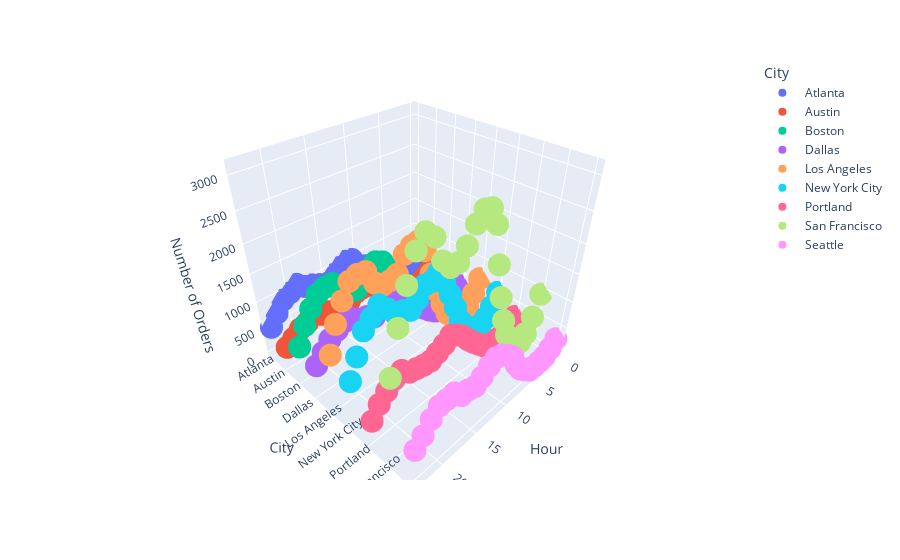

This figure's notebook cell:
### Code cell
fig = px.scatter_3d(order_ByHourCity, x='Hour', y='City', z='Number of Orders',color='City')
fig.show()

### Figure 1 — Plotly figure (JSON) as saved in the notebook; plotly's stock layout.template omitted (floating-point values rounded to 4 significant figures)
{"data": [{"hovertemplate": "City=%{y}<br>Hour=%{x}<br>Number of Orders=%{z}<extra></extra>", "legendgroup": " Atlanta", "marker": {"color": "#636efa", "symbol": "circle"}, "mode": "markers", "name": " Atlanta", "scene": "scene", "showlegend": true, "type": "scatter3d", "x": [0, 1, 2, 3, 4, 5, 6, 7, 8, 9, 10, 11, 12, 13, 14, 15, 16, 17, 18, 19, 20, 21, 22, 23], "y": [" Atlanta", " Atlanta", " Atlanta", " Atlanta", " Atlanta", " Atlanta", " Atlanta", " Atlanta", " Atlanta", " Atlanta", " Atlanta", " Atlanta", " Atlanta", " Atlanta", " Atlanta", " Atlanta", " Atlanta", " Atlanta", " Atlanta", " Atlanta", " Atlanta", " Atlanta", " Atlanta", " Atlanta"], "z": [310, 213, 113, 57, 80, 98, 192, 349, 509, 735, 783, 992, 1020, 963, 887, 783, 830, 896, 937, 1047, 957, 892, 719, 519]}, {"hovertemplate": "City=%{y}<br>Hour=%{x}<br>Number of Orders=%{z}<extra></extra>", "legendgroup": " Austin", "marker": {"color": "#EF553B", "symbol": "circle"}, "mode": "markers", "name": " Austin", "scene": "scene", "showlegend": true, "type": "scatter3d", "x": [0, 1, 2, 3, 4, 5, 6, 7, 8, 9, 10, 11, 12, 13, 14, 15, 16, 17, 18, 19, 20, 21, 22, 23], "y": [" Austin", " Austin", " Austin", " Austin", " Austin", " Austin", " Austin", " Austin", " Austin", " Austin", " Austin", " Austin", " Austin", " Austin", " Austin", " Austin", " Austin", " Austin", " Austin", " Austin", " Austin", " Austin", " Austin", " Austin"], "z": [198, 128, 70, 54, 42, 70, 129, 218, 335, 485, 635, 663, 678, 658, 569, 592, 522, 579, 604, 685, 606, 561, 461, 363]}, {"hovertemplate": "City=%{y}<br>Hour=%{x}<br>Number of Orders=%{z}<extra></extra>", "legendgroup": " Boston", "marker": {"color": "#00cc96", "symbol": "circle"}, "mode": "markers", "name": " Boston", "scene": "scene", "showlegend": true, "type": "scatter3d", "x": [0, 1, 2, 3, 4, 5, 6, 7, 8, 9, 10, 11, 12, 13, 14, 15, 16, 17, 18, 19, 20, 21, 22, 23], "y": [" Boston", " Boston", " Boston", " Boston", " Boston", " Boston", " Boston", " Boston", " Boston", " Boston", " Boston", " Boston", " Boston", " Boston", " Boston", " Boston", " Boston", " Boston", " Boston", " Boston", " Boston", " Boston", " Boston", " Boston"], "z": [426, 220, 119, 80, 90, 120, 287, 395, 703, 962, 1108, 1313, 1379, 1304, 1244, 1068, 1093, 1125, 1397, 1401, 1349, 1173, 946, 632]}, {"hovertemplate": "City=%{y}<br>Hour=%{x}<br>Number of Orders=%{z}<extra></extra>", "legendgroup": " Dallas", "marker": {"color": "#ab63fa", "symbol": "circle"}, "mode": "markers", "name": " Dallas", "scene": "scene", "showlegend": true, "type": "scatter3d", "x": [0, 1, 2, 3, 4, 5, 6, 7, 8, 9, 10, 11, 12, 13, 14, 15, 16, 17, 18, 19, 20, 21, 22, 23], "y": [" Dallas", " Dallas", " Dallas", " Dallas", " Dallas", " Dallas", " Dallas", " Dallas", " Dallas", " Dallas", " Dallas", " Dallas", " Dallas", " Dallas", " Dallas", " Dallas", " Dallas", " Dallas", " Dallas", " Dallas", " Dallas", " Dallas", " Dallas", " Dallas"], "z": [285, 169, 92, 69, 55, 99, 197, 318, 518, 690, 895, 971, 986, 1013, 901, 774, 861, 898, 992, 1009, 936, 854, 700, 538]}, {"hovertemplate": "City=%{y}<br>Hour=%{x}<br>Number of Orders=%{z}<extra></extra>", "legendgroup": " Los Angeles", "marker": {"color": "#FFA15A", "symbol": "circle"}, "mode": "markers", "name": " Los Angeles", "scene": "scene", "showlegend": true, "type": "scatter3d", "x": [0, 1, 2, 3, 4, 5, 6, 7, 8, 9, 10, 11, 12, 13, 14, 15, 16, 17, 18, 19, 20, 21, 22, 23], "y": [" Los Angeles", " Los Angeles", " Los Angeles", " Los Angeles", " Los Angeles", " Los Angeles", " Los Angeles", " Los Angeles", " Los Angeles", " Los Angeles", " Los Angeles", " Los Angeles", " Los Angeles", " Los Angeles", " Los Angeles", " Los Angeles", " Los Angeles", " Los Angeles", " Los Angeles", " Los Angeles", " Los Angeles", " Los Angeles", " Los Angeles", " Los Angeles"], "z": [637, 398, 197, 116, 124, 209, 357, 633, 966, 1343, 1803, 2025, 2007, 1930, 1676, 1640, 1629, 1739, 1986, 2012, 1975, 1746, 1448, 1009]}, {"hovertemplate": "City=%{y}<br>Hour=%{x}<br>Number of Orders=%{z}<extra></extra>", "legendgroup": " New York City", "marker": {"color": "#19d3f3", "symbol": "circle"}, "mode": "markers", "name": " New York City", "scene": "scene", "showlegend": true, "type": "scatter3d", "x": [0, 1, 2, 3, 4, 5, 6, 7, 8, 9, 10, 11, 12, 13, 14, 15, 16, 17, 18, 19, 20, 21, 22, 23], "y": [" New York City", " New York City", " New York City", " New York City", " New York City", " New York City", " New York City", " New York City", " New York City", " New York City", " New York City", " New York City", " New York City", " New York City", " New York City", " New York City", " New York City", " New York City", " New York City", " New York City", " New York City", " New York City", " New York City", " New York City"], "z": [557, 328, 164, 100, 107, 204, 336, 517, 857, 1174, 1454, 1698, 1613, 1628, 1459, 1352, 1426, 1448, 1608, 1753, 1626, 1500, 1153, 814]}, {"hovertemplate": "City=%{y}<br>Hour=%{x}<br>Number of Orders=%{z}<extra></extra>", "legendgroup": " Portland", "marker": {"color": "#FF6692", "symbol": "circle"}, "mode": "markers", "name": " Portland", "scene": "scene", "showlegend": true, "type": "scatter3d", "x": [0, 1, 2, 3, 4, 5, 6, 7, 8, 9, 10, 11, 12, 13, 14, 15, 16, 17, 18, 19, 20, 21, 22, 23], "y": [" Portland", " Portland", " Portland", " Portland", " Portland", " Portland", " Portland", " Portland", " Portland", " Portland", " Portland", " Portland", " Portland", " Portland", " Portland", " Portland", " Portland", " Portland", " Portland", " Portland", " Portland", " Portland", " Portland", " Portland"], "z": [271, 157, 85, 58, 63, 86, 159, 283, 409, 550, 708, 816, 894, 811, 747, 689, 704, 741, 773, 903, 846, 731, 594, 387]}, {"hovertemplate": "City=%{y}<br>Hour=%{x}<br>Number of Orders=%{z}<extra></extra>", "legendgroup": " San Francisco", "marker": {"color": "#B6E880", "symbol": "circle"}, "mode": "markers", "name": " San Francisco", "scene": "scene", "showlegend": true, "type": "scatter3d", "x": [0, 1, 2, 3, 4, 5, 6, 7, 8, 9, 10, 11, 12, 13, 14, 15, 16, 17, 18, 19, 20, 21, 22, 23], "y": [" San Francisco", " San Francisco", " San Francisco", " San Francisco", " San Francisco", " San Francisco", " San Francisco", " San Francisco", " San Francisco", " San Francisco", " San Francisco", " San Francisco", " San Francisco", " San Francisco", " San Francisco", " San Francisco", " San Francisco", " San Francisco", " San Francisco", " San Francisco", " San Francisco", " San Francisco", " San Francisco", " San Francisco"], "z": [940, 570, 315, 220, 217, 344, 630, 989, 1471, 2064, 2695, 2964, 2998, 2865, 2642, 2486, 2484, 2634, 2988, 3106, 2945, 2595, 2108, 1462]}, {"hovertemplate": "City=%{y}<br>Hour=%{x}<br>Number of Orders=%{z}<extra></extra>", "legendgroup": " Seattle", "marker": {"color": "#FF97FF", "symbol": "circle"}, "mode": "markers", "name": " Seattle", "scene": "scene", "showlegend": true, "type": "scatter3d", "x": [0, 1, 2, 3, 4, 5, 6, 7, 8, 9, 10, 11, 12, 13, 14, 15, 16, 17, 18, 19, 20, 21, 22, 23], "y": [" Seattle", " Seattle", " Seattle", " Seattle", " Seattle", " Seattle", " Seattle", " Seattle", " Seattle", " Seattle", " Seattle", " Seattle", " Seattle", " Seattle", " Seattle", " Seattle", " Seattle", " Seattle", " Seattle", " Seattle", " Seattle", " Seattle", " Seattle", " Seattle"], "z": [286, 167, 88, 77, 76, 91, 195, 309, 488, 745, 863, 969, 1012, 957, 859, 791, 835, 839, 995, 989, 988, 869, 693, 551]}], "layout": {"legend": {"title": {"text": "City"}, "tracegroupgap": 0}, "margin": {"t": 60}, "scene": {"domain": {"x": [0, 1], "y": [0, 1]}, "xaxis": {"title": {"text": "Hour"}}, "yaxis": {"categoryarray": [" Atlanta", " Austin", " Boston", " Dallas", " Los Angeles", " New York City", " Portland", " San Francisco", " Seattle"], "categoryorder": "array", "title": {"text": "City"}}, "zaxis": {"title": {"text": "Number of Orders"}}}}}
